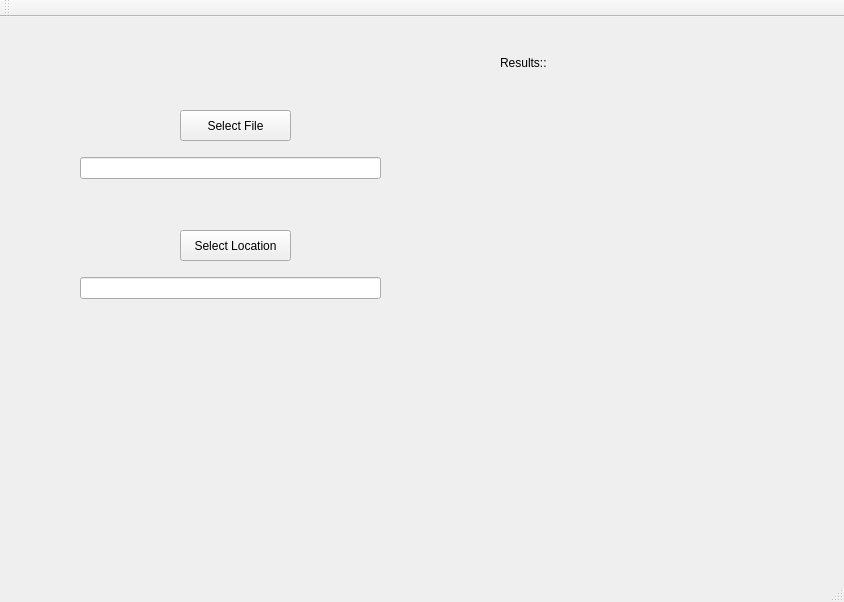
<?xml version="1.0" encoding="UTF-8"?>
<ui version="4.0">
 <class>UndupifyClass</class>
 <widget class="QMainWindow" name="UndupifyClass">
  <property name="geometry">
   <rect>
    <x>0</x>
    <y>0</y>
    <width>844</width>
    <height>602</height>
   </rect>
  </property>
  <property name="windowTitle">
   <string>Undupify</string>
  </property>
  <property name="styleSheet">
   <string notr="true"/>
  </property>
  <widget class="QWidget" name="centralWidget">
   <widget class="QPushButton" name="selectFileButton">
    <property name="geometry">
     <rect>
      <x>180</x>
      <y>93</y>
      <width>111</width>
      <height>31</height>
     </rect>
    </property>
    <property name="mouseTracking">
     <bool>false</bool>
    </property>
    <property name="autoFillBackground">
     <bool>false</bool>
    </property>
    <property name="styleSheet">
     <string notr="true"/>
    </property>
    <property name="text">
     <string>Select File</string>
    </property>
   </widget>
   <widget class="QLineEdit" name="selectedFileLineEdit">
    <property name="geometry">
     <rect>
      <x>80</x>
      <y>140</y>
      <width>301</width>
      <height>22</height>
     </rect>
    </property>
    <property name="styleSheet">
     <string notr="true"/>
    </property>
   </widget>
   <widget class="QPushButton" name="selectLocationButton">
    <property name="geometry">
     <rect>
      <x>180</x>
      <y>213</y>
      <width>111</width>
      <height>31</height>
     </rect>
    </property>
    <property name="mouseTracking">
     <bool>false</bool>
    </property>
    <property name="text">
     <string>Select Location</string>
    </property>
   </widget>
   <widget class="QLineEdit" name="selectedLocationLineEdit">
    <property name="geometry">
     <rect>
      <x>80</x>
      <y>260</y>
      <width>301</width>
      <height>22</height>
     </rect>
    </property>
    <property name="dragEnabled">
     <bool>true</bool>
    </property>
   </widget>
   <widget class="QLabel" name="resultLabel">
    <property name="geometry">
     <rect>
      <x>500</x>
      <y>30</y>
      <width>251</width>
      <height>31</height>
     </rect>
    </property>
    <property name="text">
     <string>Results::</string>
    </property>
    <property name="wordWrap">
     <bool>false</bool>
    </property>
   </widget>
  </widget>
  <widget class="QMenuBar" name="menuBar">
   <property name="geometry">
    <rect>
     <x>0</x>
     <y>0</y>
     <width>844</width>
     <height>22</height>
    </rect>
   </property>
  </widget>
  <widget class="QToolBar" name="mainToolBar">
   <attribute name="toolBarArea">
    <enum>TopToolBarArea</enum>
   </attribute>
   <attribute name="toolBarBreak">
    <bool>false</bool>
   </attribute>
  </widget>
  <widget class="QStatusBar" name="statusBar"/>
 </widget>
 <layoutdefault spacing="6" margin="11"/>
 <resources>
  <include location="Undupify.qrc"/>
 </resources>
 <connections/>
</ui>
